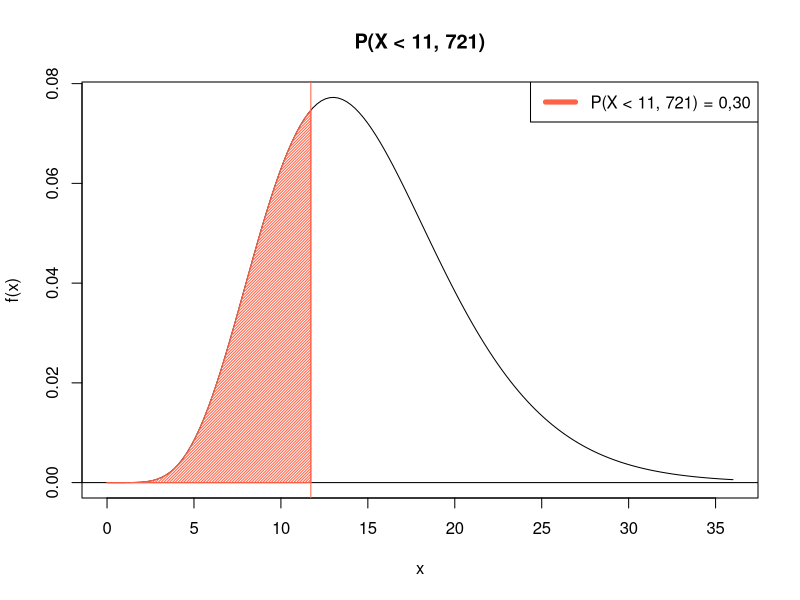

Here is the R script that generated this plot: (Note: this script raises an error after producing the figure.)
x=seq(0,36,l=150)
f1=dchisq(x,15)
plot(x, f1,type="l", main="P(X < 11, 721)", ylab="f(x)")
abline(h=0, col='black')
abline(v=11.721, col = 'tomato')
ax=c(0,0,x[x<11.721],11.721,11.721)
ay=c(0,dchisq(c(0,x[x<11.721],11.721),15),0)
polygon(ax,ay, dens = 50, col = 'tomato')
#Legenda
legend("topright", legend = c('P(X < 11, 721) = 0,30'), 
       col = c('tomato'), lwd = 5)

# Mediana de X
plot(f1, 0, 36, main = 'Mediana de X', ylab = 'f(x)')
abline(h=0, col='black')
p5 = qchisq(0.50, 15);p5;round(p5, 3) # Mediana de X
abline(v=p5, col = 'tomato')
legend("topright", legend = c('Mediana = 14,339'), 
       col = c('tomato'), lwd = 5)

p5 = qchisq(0.50, 15);p5;round(p5, 3) # Mediana de X
plot(x, f1,type="l", main="Mediana de X", ylab="f(x)")
abline(h=0, col='black')
abline(v=14.339, col = 'tomato')
ax=c(0,0,x[x<14.339],14.339,14.339)
ay=c(0,dchisq(c(0,x[x<14.339],14.339),15),0)
polygon(ax,ay, dens = 50, col = 'tomato')
#Legenda
legend("topright", legend = c('Md = 14,339'), 
       col = c('tomato'), lwd = 5)
